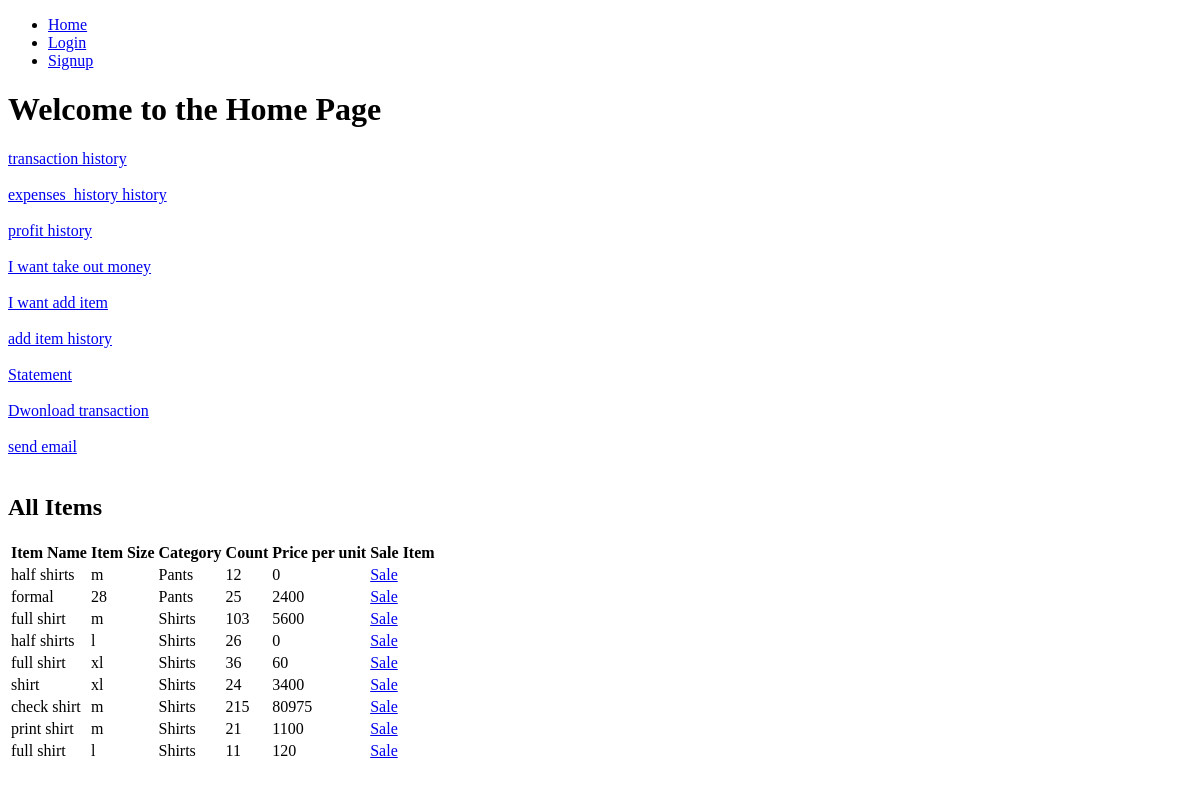
/, run on an earlier commit of the app's database.
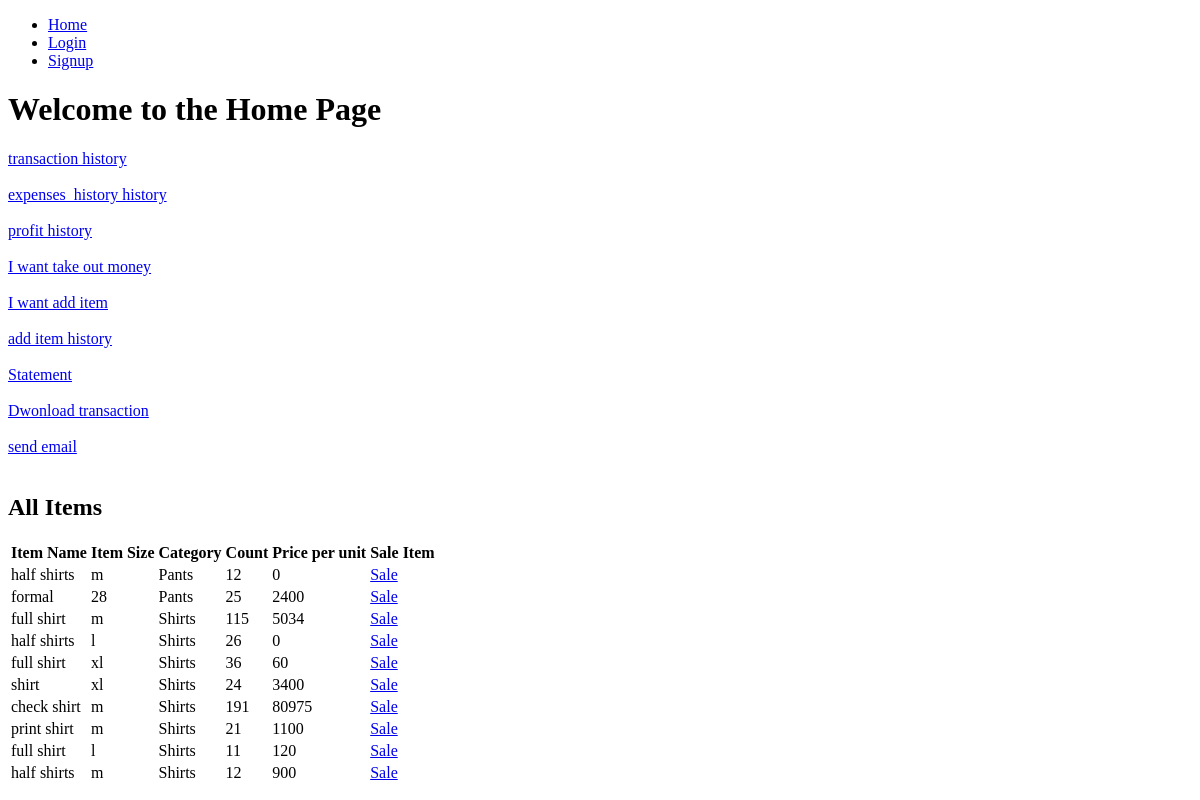
And on a later commit of the database.
### account/models.py (models this page shows)
class Item(models.Model):
    ITEM_CATEGORIES=[
        ('Shirt','Shirt'),
        ('Pants','Pants'),
        ('Jacket','Jacket'),
        ('Other','Other'),
    ]
    item_name=models.CharField(max_length=100)
    item_size=models.CharField(max_length=20)
    item_category=models.CharField(max_length=50,choices=ITEM_CATEGORIES,default='Other')
    item_count=models.PositiveIntegerField(default=0)
    item_price=models.PositiveIntegerField(default=0,null=True,blank=True)

### account/views.py (the view)
# urls.py: path('',views.home,name='home'),
def home(request):
    item=Item.objects.all().order_by('item_category')
    return render(request,'home.html',{'items_with_prices':item})

### account/templates/home.html (shortened to what this page needs)
<!DOCTYPE html>
<html lang="en">
<head>
</head>
<body>
    <nav>
        <ul>
            <li><a href="/">Home</a></li>
            {% if user.is_authenticated %}
            <li><a href="/logout">Logout</a></li>
            {% else %}
            <li><a href="/login">Login</a></li>
            <li><a href="/signup">Signup</a></li>
            {% endif %}
        </ul>
    </nav>
    <h1>Welcome to the Home Page</h1>
    <a href="/transaction">transaction history</a><br><br>
    <a href="/expenses_history">expenses_history history</a><br><br>
    <a href="/profit">profit history</a><br><br>
    <a href="/expenses">I want take out money</a><br><br>
    <a href="/additem">I want add item</a><br><br>
    <a href="/additem_history">add item history</a><br><br>
    <a href="/statement">Statement</a><br><br>
    <a href="/download_pdf">Dwonload transaction</a><br><br>
    <a href="/send_email_monthly">send email</a><br><br>
    <h2>All Items</h2>
    <table>
    <tr>
        <th>Item Name</th>
        <th>Item Size</th>
        <th>Category</th>
        <th>Count</th>
        <th>Price per unit</th>
        <th>Sale Item</th>
    </tr>
    {% for obj in items_with_prices %}
    <tr>
    <td>{{ obj.item_name }}</td>
    <td>{{ obj.item_size }}</td>
    <td>{{ obj.item_category }}</td>
    <td>{{ obj.item_count }}</td>
    <td>{{ obj.item_price }}</td>
    <td><a href="{% url 'sale_item' obj.id %}">Sale</a></td>
    </tr>
    {% endfor %}
    </table>
</body>
</html>

What changed in the data, as far as the page shows it:
changed Item (number 3 of 10 on the later page): item_count "103" → "115"; item_price "5600" → "5034"
changed Item "check shirt": item_count "215" → "191"
added Item: item_name "half shirts", item_size "m", item_category "Shirts", item_count "12", item_price "900"
